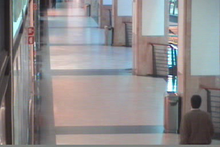
%> input picture matrix-and-tensor-completion-algorithm/sequences/CAVIAR1/PNG/CAVIAR1_000002.png, 220 x 147 px, shrunk from 384 x 256 before the run; its folder holds 3 pictures in this run
$ octave TCDLR_RE_background_modeling.m   (GNU Octave 9; MATLAB toolbox functions it lacks are replaced by stand-ins)
%> lines starting %> are read from the running program, lines starting %| are printed output that depends on the picture
### matrix-and-tensor-completion-algorithm/get_sequences_name.m
function [sequences] = get_sequences_name(params)
  sequences = struct('name', {});
  list = dir(params.sequences_path);
  j = 1;
  for i = 1:size(list,1)
    if(strcmp(list(i).name,'.') || strcmp(list(i).name,'..'))
      continue;
    else
      sequences(j).name = list(i).name;
      j = j + 1;
    end
  end
end

### matrix-and-tensor-completion-algorithm/load_images.m
function V = load_images(params)
  sequence_name = params.sequences_name(params.current_sequence).name;
  path = fullfile(params.sequences_path,sequence_name,params.sequences_format);
  list = dir(fullfile(path,params.sequences_ext));
  names = char({list.name}');
  frames = size(names,1);
  V = [];
  for i = 1:frames
    if(mod(i,10) == 0) fprintf('%d ',i); end
    I = imread(fullfile(path,names(i,:)));
%> I is the input picture: size 147x220x3 uint8; mean R, G, B 143.1, 140.2, 141.7
    I = im2double(I);
%> I: size 147x220x3 double
    V(:,:,:,i) = I;
  end
  disp(i);
%| 3
end

### matrix-and-tensor-completion-algorithm/perform_frame_selection.m
function perform_frame_selection(params)
%% Load images
clc;
sequence_name = params.sequences_name(params.current_sequence).name;
disp(['Loading images from sequence: ' sequence_name]);
V = load_images(params); % show_4dvideo(V);
disp(size(V));
%|    147   220     3     3

%%% Frame difference
disp('Performing frame difference');
O = zeros(size(V,1),size(V,2),size(V,4));
vDiffSum = zeros(size(V,4),1);
myfilter = fspecial('gaussian',[3 3], 0.5);
I0 = rgb2gray(V(:,:,:,1));
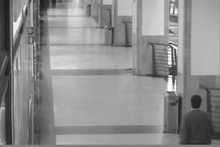
%> I0: size 147x220 double; min 0.112, max 1, mean 0.554
switch(sequence_name)
    case 'Toscana'
        beta = 1e-2;
    otherwise
        beta = 1e-3;
end
for i = 2 : size(V,4)
    if(mod(i,10) == 0) fprintf('%d ',i); end

    I = rgb2gray(V(:,:,:,i));
    I = imfilter(I, myfilter, 'replicate');
    %I = medfilt2(I,[5,5]);
    %I = imgaussfilt(I,2);

    switch(sequence_name)
        case {'Candela_m1.10','HallAndMonitor'}
            if(i == 2) disp('Using first image as reference...'); end
            I_old = I0;
        otherwise
            if(i == 2) disp('Using the previous frame as reference...'); end
            I_old = rgb2gray(V(:,:,:,i-1));
    end
    I_old = imfilter(I_old, myfilter, 'replicate');

    I_mag = sqrt(power(I-I_old,2));
    I_res = I_mag;

    I_thr = 0.5*I_res.^2 > beta;
    O(:,:,i) = I_thr;
    vDiffSum(i) = sum(I_thr(:));
end
%> this loop made 2 passes
%> pass 1, in perform_frame_selection, `I_mag = sqrt(power(I-I_old,2));`:
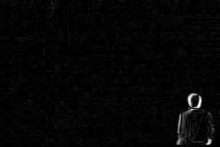
%> I_mag: size 147x220 double; min 2.67e-07, max 0.284, mean 0.00636; drawn with min black and max white
%> after the loop:
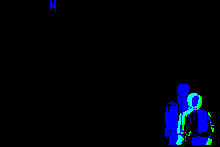
%> O: size 147x220x3 double; mean R, G, B 0, 0.012, 0.0464
disp(i);
%| 3
vDiffSum = vDiffSum./max(vDiffSum(:));
% show_3dvideo(O);
clear i I I0 I_old I_mag I_res I_thr myfilter beta;

%%% Average
%   switch(sequence_name)
%     case 'HallAndMonitor'
%       avgDiffSum = medfilt1(vDiffSum,5,'zeropad');
%     otherwise
avgDiffSum = medfilt1(vDiffSum,3,'zeropad');
%   end
if(params.debug)
    clf,plot(vDiffSum),hold on,plot(avgDiffSum),hold off;
    pause(1);
end

%% Gradient
disp('Calculating difference gradient');

%S = vDiffSum;
S = avgDiffSum;

Y = gradient(S);
%Y = diff(S);
Y = (Y-min(Y))/(max(Y)-min(Y)); % normalize
%Y = medfilt1(Y,3,'truncate');
%Y = medfilt1(Y,3,'zeropad');

switch(sequence_name)
    case {'HallAndMonitor','HighwayII'}
        Tt = 0.075;
    case {'CAVIAR1','Candela_m1.10','HighwayI','IBMtest2','PeopleAndFoliage'}
        Tt = 0.1;
    case {'Foliage'}
        Tt = 0.2;
    case {'HumanBody2'}
        Tt = 0.05;
    case {'Board','CAVIAR2','CaVignal','Snellen','Toscana'}
        Tt = 0.125;
    otherwise
        Tt=0.125;
end

T1 = (Y > (mean(Y) + Tt));
T2 = (Y < (mean(Y) - Tt));
T = double(or(T1,T2));

if(params.debug)
    clf;
    plot(S);
    hold on;
    plot(Y);
    plot(T.*.05,'s');
    hold off;
    title('Frame Selection');
    xlabel('Frames'),ylabel({'Difference between';'consecutive frames'});
    legend('vector d normalized ','derivative of vector d',...
        'selected frames',...
        'Location','southoutside',... %northoutside southoutside
        'Orientation','horizontal');
    pause(1);
end
disp(['Number of selected frames: ' num2str(sum(T))]);

%% Frame selection
disp('Performing frame selection');
switch(sequence_name)
    case {'Toscana'}
        V2 = V;
        O2 = O;
    otherwise
        V2 = V(:,:,:,logical(T));
        O2 = O(:,:,logical(T));
end
% size(Vnew), size(Onew)

if(params.debug)
    clf,show_4dvideo(V2);
    %clf,show_3dvideo(O2);slice3(O2);
end

%% Save
clear T Tt S T1 T2 Y avgDiffSum;
disp(['Saving at: ' fullfile(params.sequences_mat,[sequence_name '.mat'])]);
save(fullfile(params.sequences_mat,[sequence_name '.mat']));
end

### matrix-and-tensor-completion-algorithm/get_algs_name.m
function [algs] = get_algs_name(params)
  algs = struct('name', {});
  list = dir(params.algs_path);
  j = 1;
  for i = 1:size(list,1)
    if(strcmp(list(i).name,'.') || strcmp(list(i).name,'..'))
      continue;
    else
      algs(j).name = list(i).name;
      j = j + 1;
    end
  end
end

### matrix-and-tensor-completion-algorithm/perform_tensor_completion.m
function perform_tensor_completion(params)
%% Load pre-processed sequence
current_seq_name = params.sequences_name(params.current_sequence).name;
current_seq_path = fullfile(params.sequences_mat,strcat(current_seq_name,'.mat'));
displog(['Loading sequence: ' current_seq_name]);
load(current_seq_path,'V2','O2');
% show_4dvideo(V2);
% show_3dvideo(O2); slice3(O2);
sequence_name = params.sequences_name(params.current_sequence).name;

%%% Load algorithm
current_alg_name = params.algs_name(params.current_algorithm).name;
current_alg_path = fullfile(pwd,params.algs_path,current_alg_name);
displog(['Loading algorithm: ' current_alg_name]);
addpath(genpath(current_alg_path));

%%% Block size for subtensors
params_tc = [];
switch(current_seq_name)
    case{'Board'}
        params_tc.blksize = [4 8];
    case {'CaVignal','Foliage','Snellen'}
        params_tc.blksize = [8 8];
    case{'Toscana'}
        params_tc.blksize = [25 25];
    otherwise
        params_tc.blksize = [16 16];
end

%% Tensor completion
clc;
displog('Performing tensor completion');
% T = permute(V2,[1 2 4 3]); % width*height*time*channels

T = permute(V2,[1 4 2 3]); % width*height*time*channels
Idx = double(~O2); % show_3dvideo(Idx)
Idx=permute(Idx,[1,3,2]);

for lp=0.8
    params_tc.lp=lp;
    for rate=0.1
        params_tc.rate=rate;
        params_tc.mu=1e-5;
        for rho=[1.3]
            params_tc.rho=rho;
            for max_iter=[50]
                params_tc.max_iter=max_iter;

                timerVal = tic;
                BG_hat = [];
                for k = 1:size(T,4)
                    displog(['Processing channel: ' num2str(k)]);
                    % 4D > 3D
                    Tk = T(:,:,:,k); % show_3dvideo(Tk); slice3(Tk); colormap('gray');
                    % imagesc(convert_video3d_to_2d(Tk_hat)); colormap('gray');
                    % show_3dvideo(Tk.*Idx); slice3(Tk.*Idx);

                    %%%%%%%%%%%%%%%%%%%%%%%% Tensor Completion %%%%%%%%%%%%%%%%%%%%%%%%
                    params_tc.T = Tk;
                    params_tc.Idx = Idx;  % show_3dvideo(Idx); slice3(Idx);

                    Tk_hat = run_tc(params_tc); % show_3dvideo(Tk_hat); slice3(Tk_hat);
                    %Tk_hat = zeros(size(Tk));
                    %%%%%%%%%%%%%%%%%%%%%%%%%%%%%%%%%%%%%%%%%%%%%%%%%%%%%%%%%%%%%%%%%%%

                    % Build background model for each channel
%                     I_bg = mean(Tk_hat,3);
                    I_bg = mean(Tk_hat,2);

                    %I_bg = median(Tk_hat,2);

                    BG_hat(:,:,k) = I_bg;

                    % debug
                    %clf,imagesc(I_bg); break;
                end

%                 BG_hat=permute(BG_hat,[1,3,2]);% back
                elapsedTime = toc(timerVal);
                disp(['Elapsed time: ' num2str(elapsedTime)]);
                %% BG model
                if(params.debug)
                    clf,imshow(BG_hat);
                    pause(1);
                end


                %% Save results
                results_path = fullfile(params.results_path,current_alg_name);
                if(~exist(results_path,'dir'))
                    mkdir(results_path);
                end
                result_file = fullfile(results_path,strcat('BC_',current_seq_name,'.',params.sequences_format));
                displog(['Saving results at: ' result_file]);
                imwrite(uint8(BG_hat),result_file);


                [AGE,pEPs,pCEPs,MSSSIM,PSNR,CQM]=Evaluate3(strcat(params.sequences_path,'\',sequence_name,'\GT_',sequence_name,'.PNG'),result_file,0)
                save(fullfile(results_path,strcat('result_',current_seq_name,datestr(now,'mm_dd HH_MM'))),'AGE','pEPs','pCEPs','PSNR','CQM','elapsedTime','BG_hat','MSSSIM','params_tc','rate','lp','rho','max_iter');
            end
        end
    end
end
%% End
rmpath(genpath(current_alg_path));
clear variables;
end

### matrix-and-tensor-completion-algorithm/TCDLR_RE_background_modeling.m
%%% Setup
% restoredefaultpath;
close, clear, clc;

%%% Path
addpath(fullfile(pwd,'utils'));
addpath(fullfile(pwd,'tools'));


%%% Params
params.sequences_path = fullfile(pwd,'sequences');
params.sequences_mat = fullfile(pwd,'sequences_mat');
params.sequences_name = get_sequences_name(params);
params.sequences_format = 'PNG';
params.sequences_ext = strcat('*.',params.sequences_format);
params.debug = 0;
%params.current_sequence = 1;
clc;

% Frame selection
 displog('Performing frame selection');
 for seq = 1:size(params.sequences_name,2)
     %seq = 1;
     displog(['Processing sequence: ' params.sequences_name(seq).name]);
     params.current_sequence = seq;
     perform_frame_selection(params);
     %break;
 end
%> pass 2 of the loop `for seq = 1:size(params.sequences_name,2)`:
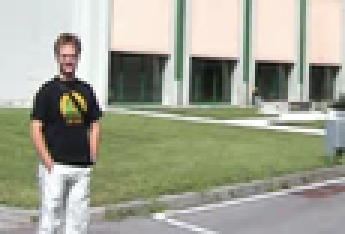
%> input picture matrix-and-tensor-completion-algorithm/sequences/CaVignal/PNG/CaVignal_000001.png, 115 x 78 px, shrunk from 200 x 136 before the run (shown 3 times larger)
%> in load_images, I is the input picture: size 78x115x3 uint8; mean R, G, B 161.8, 163.8, 147.1
%|     78   115     3
%> in perform_frame_selection (call 2), `I0 = rgb2gray(V(:,:,:,1));`:
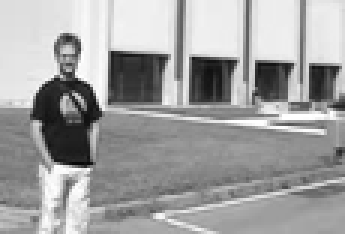
%> I0: size 78x115 double (shown 3 times larger); min 0.0383, max 1, mean 0.632
%> vDiffSum = NaN
%> in perform_frame_selection (call 2), `Y = gradient(S);`: Y = 0
%> in perform_frame_selection (call 2), `Y = (Y-min(Y))/(max(Y)-min(Y));`: Y = NaN
%> T1 = false
%> T = 0
%| Number of selected frames: 0
%> O2 = []
 clear seq;


%% Tensor Completion
clc;
params.algs_path = 'algs_tc';
params.algs_name = get_algs_name(params);
params.results_path = 'results_tc';
displog('--- Tensor Completion ---');
%> (this line was passed over: displog is not available in this run)
for alg = 1%:size(params.algs_name,2)
  %alg = 1;
  displog(['Current algorithm: ' params.algs_name(alg).name]);
%> (this line was passed over: displog is not available in this run)
  params.current_algorithm = alg;
  for seq = 1:size(params.sequences_name,2)
    %seq = 1;
    displog(['Processing sequence: ' params.sequences_name(seq).name]);
%> (this line was passed over: displog is not available in this run)
%> the run ends on the next line
    params.current_sequence = seq;
    perform_tensor_completion(params);
